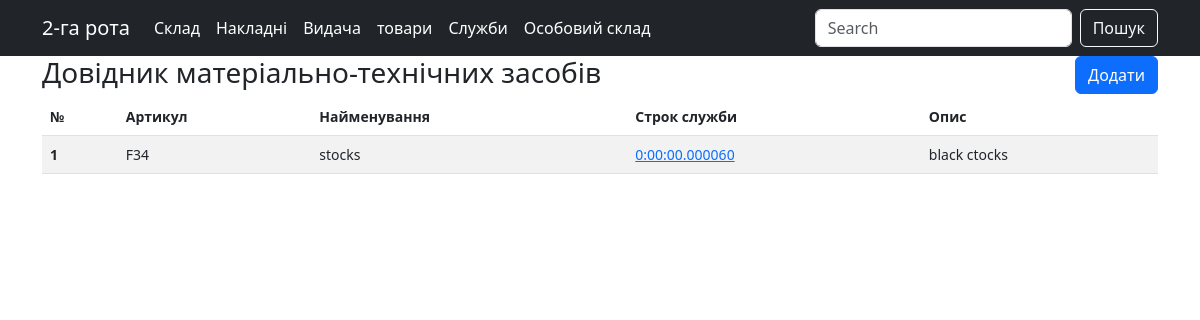
Before: /index/material/goods/ with the older database file.
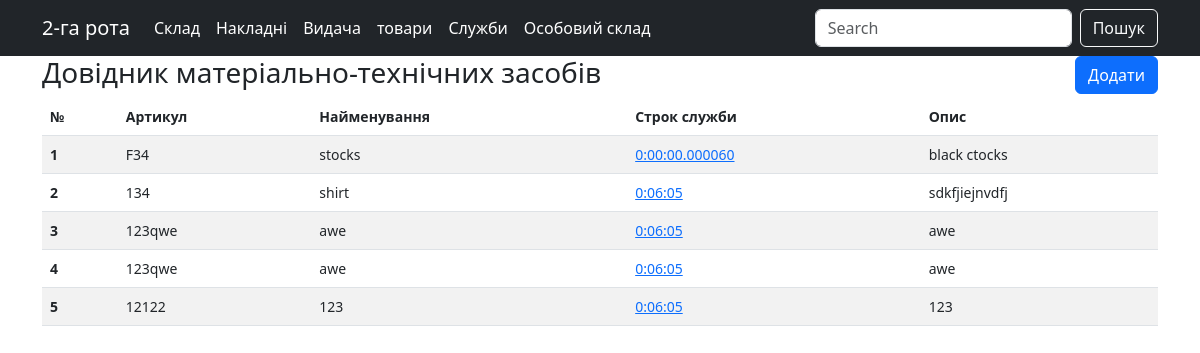
After: the same page with the newer database file.
### material/models.py (models this page shows, shortened)
class Goods(models.Model):
    goods_code = models.CharField(
        max_length=50, unique=True, blank=True, null=True, verbose_name="Артикул")
    goods_name = models.CharField(
        max_length=255, blank=True, null=True, verbose_name="Найменування")
    life_time = models.DurationField(default=365, verbose_name="Строк служби")
    goods_unit = models.CharField(
        max_length=50, blank=True, null=True, verbose_name="Один. виміру")
    goods_description = models.TextField(max_length=255, verbose_name="Опис")

### material/views.py (the view)
# urls.py: path("goods/", GoodsList.as_view(), name="goods-index"),
class GoodsList (ListView):
    model = Goods
    template_name = 'material/goods_list.html'

### material/templates/material/goods_list.html
{% extends "material/base_material.html" %} {% block content %}
<head> </head>
<div class="container">
   <span><h3 style="display:inline-block">Довідник матеріально-технічних засобів</h3>
       <a href="{% url 'goods-add' %}" class="btn btn-primary" style="float:right">Додати</a></span>
  <table class="table table-striped">
    <thead>
      <tr>
        <th class=header scope="col">№</th>
        <th class=header scope="col">Артикул</th>
        <th class=header scope="col">Найменування</th>
        <th class=header scope="col">Строк служби</th>
        <th class=header scope="col">Опис</th>
      </tr>
    </thead>
    <tbody>
      {% for a in goods_list %}
      <tr>
        <th scope="row">{{forloop.counter}}</th>
        <td>{{a.goods_code}}</td>
        <td>{{a.goods_name}}</td>
        <td><a href="{}">{{a.life_time}}</td>
        <td>{{a.goods_description}}</td>
      </tr>
      {% endfor %}
    </tbody>
  </table>
</div>
{% endblock %}

Changed rows visible on the page:
added Goods: goods_code "134", goods_name "shirt", life_time "0:06:05", goods_description "sdkfjiejnvdfj"
added Goods: goods_code "123qwe", goods_name "awe", life_time "0:06:05", goods_description "awe"
added Goods: goods_code "123qwe", goods_name "awe", life_time "0:06:05", goods_description "awe"
added Goods: goods_code "12122", goods_name "123", life_time "0:06:05", goods_description "123"
